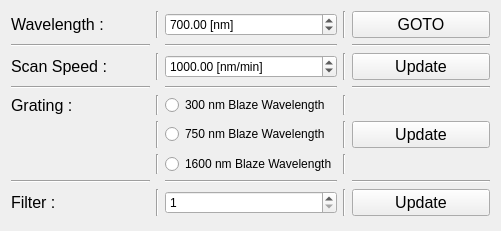
     <widget class="QWidget" name="gridLayoutWidget_3">
      <property name="geometry">
       <rect>
        <x>50</x>
        <y>80</y>
        <width>501</width>
        <height>231</height>
       </rect>
      </property>
      <layout class="QGridLayout" name="gridLayout_mono">
       <item row="7" column="0">
        <widget class="Line" name="line_120">
         <property name="orientation">
          <enum>Qt::Horizontal</enum>
         </property>
        </widget>
       </item>
       <item row="0" column="2">
        <widget class="QDoubleSpinBox" name="pickNM">
         <property name="suffix">
          <string> [nm]</string>
         </property>
         <property name="decimals">
          <number>2</number>
         </property>
         <property name="minimum">
          <double>350.000000000000000</double>
         </property>
         <property name="maximum">
          <double>2500.000000000000000</double>
         </property>
         <property name="value">
          <double>700.000000000000000</double>
         </property>
        </widget>
       </item>
       <item row="4" column="0">
        <widget class="QLabel" name="Grating">
         <property name="font">
          <font>
           <pointsize>12</pointsize>
          </font>
         </property>
         <property name="text">
          <string>Grating :   </string>
         </property>
        </widget>
       </item>
       <item row="8" column="0">
        <widget class="QLabel" name="Filter">
         <property name="font">
          <font>
           <pointsize>12</pointsize>
          </font>
         </property>
         <property name="text">
          <string>Filter :   </string>
         </property>
        </widget>
       </item>
       <item row="0" column="0">
        <widget class="QLabel" name="Wavelength">
         <property name="font">
          <font>
           <pointsize>12</pointsize>
          </font>
         </property>
         <property name="text">
          <string>Wavelength :   </string>
         </property>
        </widget>
       </item>
       <item row="5" column="4">
        <widget class="QPushButton" name="monoGratingButton">
         <property name="font">
          <font>
           <pointsize>12</pointsize>
           <weight>50</weight>
           <bold>false</bold>
          </font>
         </property>
         <property name="text">
          <string>Update</string>
         </property>
        </widget>
       </item>
       <item row="5" column="2">
        <widget class="QRadioButton" name="Blaze_750">
         <property name="text">
          <string>750 nm Blaze Wavelength</string>
         </property>
        </widget>
       </item>
       <item row="0" column="4">
        <widget class="QPushButton" name="monoGotoButton">
         <property name="font">
          <font>
           <pointsize>12</pointsize>
           <weight>50</weight>
           <bold>false</bold>
          </font>
         </property>
         <property name="text">
          <string>GOTO</string>
         </property>
        </widget>
       </item>
       <item row="2" column="0">
        <widget class="QLabel" name="ScanSpeed">
         <property name="font">
          <font>
           <pointsize>12</pointsize>
          </font>
         </property>
         <property name="text">
          <string>Scan Speed :   </string>
         </property>
        </widget>
       </item>
       <item row="2" column="4">
        <widget class="QPushButton" name="monoSpeedButton">
         <property name="font">
          <font>
           <pointsize>12</pointsize>
           <weight>50</weight>
           <bold>false</bold>
          </font>
         </property>
         <property name="text">
          <string>Update</string>
         </property>
        </widget>
       </item>
       <item row="2" column="2">
        <widget class="QDoubleSpinBox" name="pickScanSpeed">
         <property name="suffix">
          <string> [nm/min]</string>
         </property>
         <property name="decimals">
          <number>2</number>
         </property>
         <property name="minimum">
          <double>0.010000000000000</double>
         </property>
         <property name="maximum">
          <double>2500.000000000000000</double>
         </property>
         <property name="value">
          <double>1000.000000000000000</double>
         </property>
        </widget>
       </item>
       <item row="4" column="2">
        <widget class="QRadioButton" name="Blaze_300">
         <property name="text">
          <string>300 nm Blaze Wavelength</string>
         </property>
        </widget>
       </item>
       <item row="6" column="2">
        <widget class="QRadioButton" name="Blaze_1600">
         <property name="text">
          <string>1600 nm Blaze Wavelength</string>
         </property>
        </widget>
       </item>
       <item row="6" column="1">
        <widget class="Line" name="line_81">
         <property name="orientation">
          <enum>Qt::Vertical</enum>
         </property>
        </widget>
       </item>
       <item row="6" column="3">
        <widget class="Line" name="line_82">
         <property name="orientation">
          <enum>Qt::Vertical</enum>
         </property>
        </widget>
       </item>
       <item row="1" column="0">
        <widget class="Line" name="line_5">
         <property name="orientation">
          <enum>Qt::Horizontal</enum>
         </property>
        </widget>
       </item>
       <item row="5" column="3">
        <widget class="Line" name="line_80">
         <property name="orientation">
          <enum>Qt::Vertical</enum>
         </property>
        </widget>
       </item>
       <item row="3" column="2">
        <widget class="Line" name="line_68">
         <property name="orientation">
          <enum>Qt::Horizontal</enum>
         </property>
        </widget>
       </item>
       <item row="1" column="2">
        <widget class="Line" name="line_65">
         <property name="orientation">
          <enum>Qt::Horizontal</enum>
         </property>
        </widget>
       </item>
       <item row="4" column="3">
        <widget class="Line" name="line_78">
         <property name="orientation">
          <enum>Qt::Vertical</enum>
         </property>
        </widget>
       </item>
       <item row="2" column="1">
        <widget class="Line" name="line_74">
         <property name="orientation">
          <enum>Qt::Vertical</enum>
         </property>
        </widget>
       </item>
       <item row="4" column="1">
        <widget class="Line" name="line_77">
         <property name="orientation">
          <enum>Qt::Vertical</enum>
         </property>
        </widget>
       </item>
       <item row="0" column="1">
        <widget class="Line" name="line_73">
         <property name="orientation">
          <enum>Qt::Vertical</enum>
         </property>
        </widget>
       </item>
       <item row="3" column="0">
        <widget class="Line" name="line_67">
         <property name="orientation">
          <enum>Qt::Horizontal</enum>
         </property>
        </widget>
       </item>
       <item row="0" column="3">
        <widget class="Line" name="line_75">
         <property name="orientation">
          <enum>Qt::Vertical</enum>
         </property>
        </widget>
       </item>
       <item row="2" column="3">
        <widget class="Line" name="line_76">
         <property name="orientation">
          <enum>Qt::Vertical</enum>
         </property>
        </widget>
       </item>
       <item row="3" column="4">
        <widget class="Line" name="line_69">
         <property name="orientation">
          <enum>Qt::Horizontal</enum>
         </property>
        </widget>
       </item>
       <item row="5" column="1">
        <widget class="Line" name="line_79">
         <property name="orientation">
          <enum>Qt::Vertical</enum>
         </property>
        </widget>
       </item>
       <item row="1" column="4">
        <widget class="Line" name="line_66">
         <property name="orientation">
          <enum>Qt::Horizontal</enum>
         </property>
        </widget>
       </item>
       <item row="8" column="3">
        <widget class="Line" name="line_114">
         <property name="orientation">
          <enum>Qt::Vertical</enum>
         </property>
        </widget>
       </item>
       <item row="7" column="4">
        <widget class="Line" name="line_119">
         <property name="orientation">
          <enum>Qt::Horizontal</enum>
         </property>
        </widget>
       </item>
       <item row="8" column="4">
        <widget class="QPushButton" name="monoFilterButton">
         <property name="font">
          <font>
           <pointsize>12</pointsize>
          </font>
         </property>
         <property name="text">
          <string>Update</string>
         </property>
        </widget>
       </item>
       <item row="8" column="1">
        <widget class="Line" name="line_113">
         <property name="orientation">
          <enum>Qt::Vertical</enum>
         </property>
        </widget>
       </item>
       <item row="7" column="2">
        <widget class="Line" name="line_118">
         <property name="orientation">
          <enum>Qt::Horizontal</enum>
         </property>
        </widget>
       </item>
       <item row="8" column="2">
        <widget class="QDoubleSpinBox" name="pickFilter">
         <property name="decimals">
          <number>0</number>
         </property>
         <property name="minimum">
          <double>1.000000000000000</double>
         </property>
         <property name="maximum">
          <double>6.000000000000000</double>
         </property>
        </widget>
       </item>
      </layout>
     </widget>
